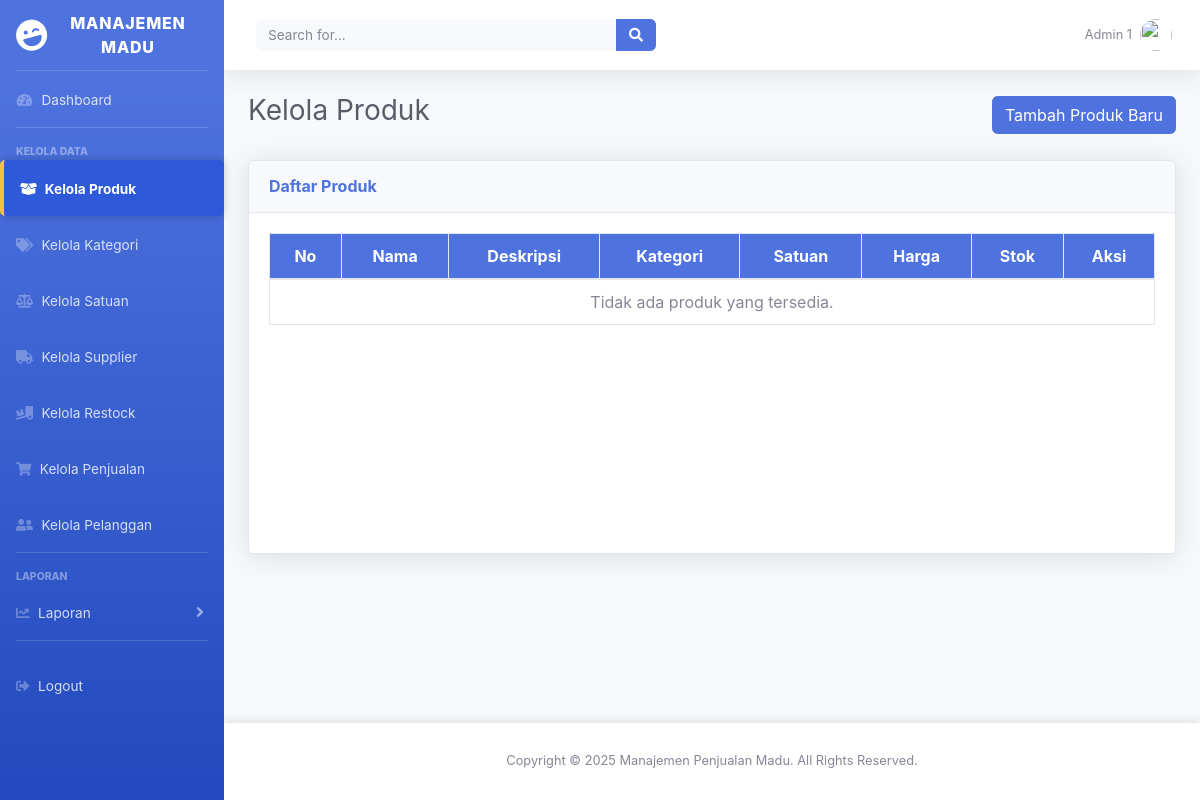
/views/admin/products.php?error=invalid_request (signed in), run on an earlier commit of the app's database.
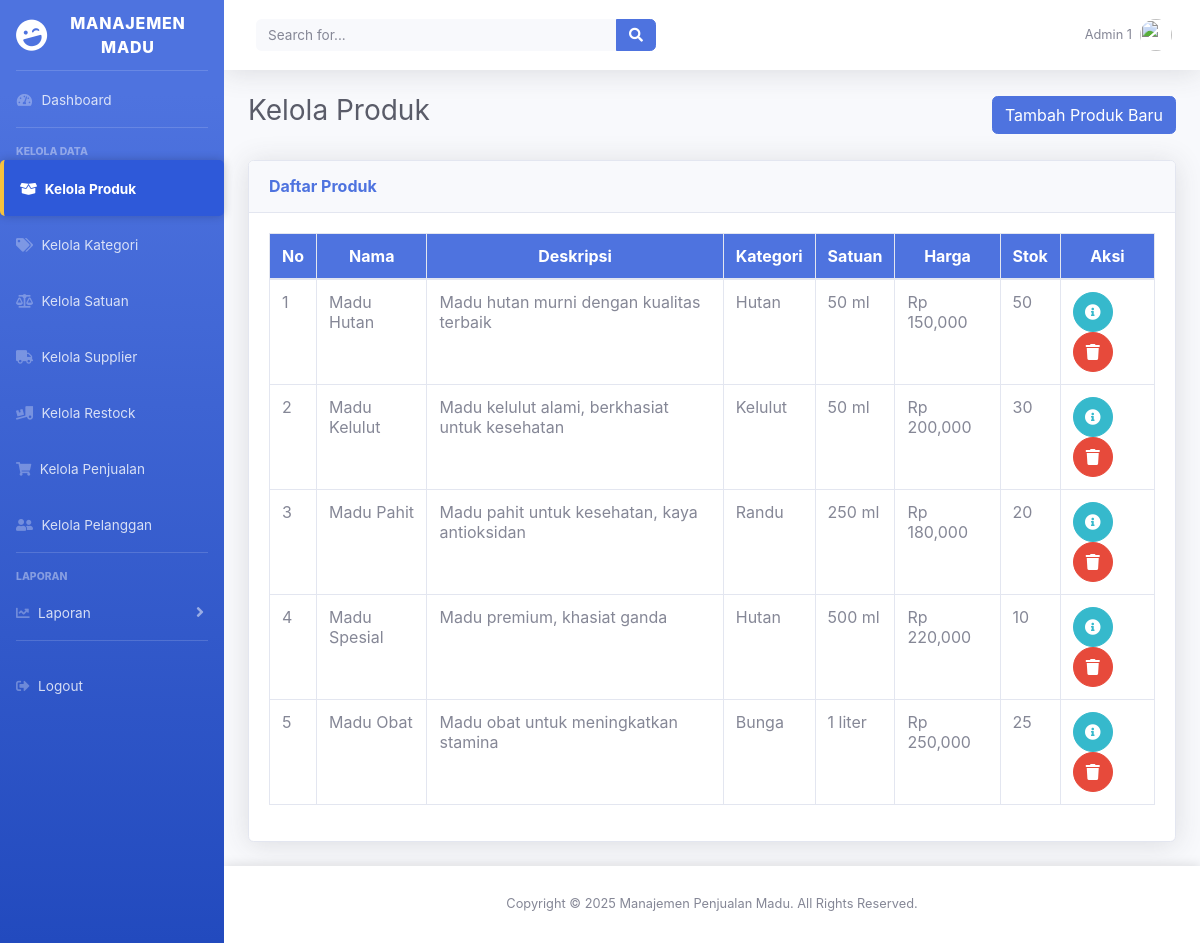
And on a later commit of the database.
### tables this page shows
CREATE TABLE IF NOT EXISTS `pengguna` (
  `id_pengguna` int NOT NULL AUTO_INCREMENT,
  `username` varchar(50) NOT NULL,
  `password` varchar(255) NOT NULL,
  `nama_lengkap` varchar(100) DEFAULT NULL,
  `email` varchar(100) DEFAULT NULL,
  `kontak` varchar(20) DEFAULT NULL,
  `role` enum('admin','karyawan') NOT NULL,
  PRIMARY KEY (`id_pengguna`),
  UNIQUE KEY `username` (`username`),
  UNIQUE KEY `email` (`email`)
);

CREATE TABLE IF NOT EXISTS `produk` (
  `id_produk` int NOT NULL AUTO_INCREMENT,
  `nama_produk` varchar(100) NOT NULL,
  `deskripsi` text,
  `id_kategori` int NOT NULL,
  `id_satuan` int NOT NULL,
  `harga` decimal(10,0) NOT NULL,
  `stok` int NOT NULL,
  `created_at` timestamp NULL DEFAULT CURRENT_TIMESTAMP,
  `updated_at` timestamp NULL DEFAULT CURRENT_TIMESTAMP ON UPDATE CURRENT_TIMESTAMP,
  PRIMARY KEY (`id_produk`),
  KEY `id_kategori` (`id_kategori`),
  KEY `id_satuan` (`id_satuan`),
  CONSTRAINT `produk_ibfk_1` FOREIGN KEY (`id_kategori`) REFERENCES `kategori` (`id_kategori`),
  CONSTRAINT `produk_ibfk_2` FOREIGN KEY (`id_satuan`) REFERENCES `satuan` (`id_satuan`)
);

CREATE TABLE IF NOT EXISTS `kategori` (
  `id_kategori` int NOT NULL AUTO_INCREMENT,
  `nama_kategori` varchar(100) NOT NULL,
  PRIMARY KEY (`id_kategori`)
);

CREATE TABLE IF NOT EXISTS `satuan` (
  `id_satuan` int NOT NULL AUTO_INCREMENT,
  `nama_satuan` varchar(50) NOT NULL,
  `deskripsi` text,
  `created_at` timestamp NULL DEFAULT CURRENT_TIMESTAMP,
  `updated_at` timestamp NULL DEFAULT CURRENT_TIMESTAMP ON UPDATE CURRENT_TIMESTAMP,
  PRIMARY KEY (`id_satuan`)
);

### models/UserModel.php (called while the page is built, shortened)
<?php
class UserModel {
    private $db;
    public function __construct($db) {
        $this->db = $db;
    }
    public function getUserById($id) {
        $query = "SELECT * FROM pengguna WHERE id_pengguna = :id";
        $stmt = $this->db->prepare($query);
        $stmt->bindParam(':id', $id, PDO::PARAM_INT);
        $stmt->execute();
        return $stmt->fetch(PDO::FETCH_ASSOC);
    }
}
?>

### controllers/ProductController.php (called while the page is built, shortened)
<?php
require_once __DIR__ . '/../models/ProductModel.php';
class ProductController
{
    private $productModel;
    public function __construct($db)
    {
        $this->db = $db;
        $this->productModel = new ProductModel($this->db);
    }
    public function showAllProducts()
    {
        try {
            return $this->productModel->getAllProducts();
        } catch (Exception $e) {
            return [];
        }
    }
    public function getAllCategories()
    {
        return $this->productModel->getAllCategories();
    }
    public function getAllSatuan()
    {
        return $this->productModel->getAllSatuan();
    }
}

### models/ProductModel.php (called while the page is built, shortened)
<?php
class ProductModel
{
    private $db;
    public function __construct($db)
    {
        $this->db = $db;
    }
    public function getAllProducts()
    {
        $query = "
            SELECT produk.*, kategori.nama_kategori, satuan.nama_satuan
            FROM produk
            LEFT JOIN kategori ON produk.id_kategori = kategori.id_kategori
            LEFT JOIN satuan ON produk.id_satuan = satuan.id_satuan
        ";
        $stmt = $this->db->prepare($query);
        $stmt->execute();
        return $stmt->fetchAll(PDO::FETCH_ASSOC);
    }
    public function getAllCategories()
    {
        $query = "SELECT * FROM kategori";
        $stmt = $this->db->prepare($query);
        $stmt->execute();
        return $stmt->fetchAll(PDO::FETCH_ASSOC);
    }
    public function getAllSatuan()
    {
        $query = "SELECT * FROM satuan";
        $stmt = $this->db->prepare($query);
        $stmt->execute();
        return $stmt->fetchAll(PDO::FETCH_ASSOC);
    }
}

### views/admin/products.php (the view, shortened to what this page needs)
<?php
require_once '../../controllers/ProductController.php';
require_once '../../models/UserModel.php';
$database = new Database();
$db = $database->getConnection();
$userModel = new UserModel($db);
$user = $userModel->getUserById($_SESSION['user_id']);
$productController = new ProductController($db);
$products = $productController->showAllProducts();
$categories = $productController->getAllCategories();
$satuan = $productController->getAllSatuan();
?>
<div id="wrapper">
    <?php
    $page = 'products';
    include '../layouts/sidebar.php';
    ?>
    <div id="content-wrapper" class="d-flex flex-column">
        <div id="content">
            <?php include '../layouts/header.php'; ?>
            <div class="container-fluid">
                <div class="d-flex justify-content-between align-items-center mb-4">
                    <h1 class="h3 text-gray-800">Kelola Produk</h1>
                    <a href="add_product.php" class="btn btn-primary">Tambah Produk Baru</a>
                </div>
                <div class="card shadow mb-4">
                    <div class="card-header py-3">
                        <h6 class="m-0 font-weight-bold text-primary">Daftar Produk</h6>
                    </div>
                    <div class="card-body">
                        <div class="table-responsive">
                            <table class="table table-bordered" id="dataTable" width="100%" cellspacing="0">
                                <thead>
                                    <tr>
                                        <th>No</th>
                                        <th>Nama</th>
                                        <th>Deskripsi</th>
                                        <th>Kategori</th>
                                        <th>Satuan</th>
                                        <th>Harga</th>
                                        <th>Stok</th>
                                        <th>Aksi</th>
                                    </tr>
                                </thead>
                                <tbody>
                                    <?php if (!empty($products)): ?>
                                        <?php $no = 1;
                                        ?>
                                        <?php foreach ($products as $product): ?>
                                            <tr>
                                                <td><?= $no++; ?></td>
                                                <td><?= htmlspecialchars($product['nama_produk']); ?></td>
                                                <td><?= htmlspecialchars($product['deskripsi']); ?></td>
                                                <td>
                                                    <?php
                                                    $categoryName = '';
                                                    foreach ($categories as $category) {
                                                        if ($category['id_kategori'] == $product['id_kategori']) {
                                                            $categoryName = $category['nama_kategori'];
                                                            break;
                                                        }
                                                    }
                                                    echo htmlspecialchars($categoryName);
                                                    ?>
                                                </td>
                                                <td>
                                                    <?php
                                                    $satuanName = '';
                                                    foreach ($satuan as $satuanItem) {
                                                        if ($satuanItem['id_satuan'] == $product['id_satuan']) {
                                                            $satuanName = $satuanItem['nama_satuan'];
                                                            break;
                                                        }
                                                    }
                                                    echo htmlspecialchars($satuanName);
                                                    ?>
                                                </td>
                                                <td>Rp <?= number_format($product['harga']); ?></td>
                                                <td><?= htmlspecialchars($product['stok']); ?></td>
                                                <td>
                                                    <a href="edit_product.php?id=<?= $product['id_produk']; ?>"
                                                        class="btn btn-info btn-circle">
                                                        <i class="fas fa-info-circle"></i>
                                                    </a>
                                                    <button class="btn btn-danger btn-circle"
                                                        onclick="confirmDelete(<?= $product['id_produk']; ?>)">
                                                        <i class="fas fa-trash"></i>
                                                    </button>
                                                </td>
                                            </tr>
                                        <?php endforeach; ?>
                                    <?php else: ?>
                                        <tr>
                                            <td colspan="8" class="text-center">Tidak ada produk yang tersedia.</td>
                                        </tr>
                                    <?php endif; ?>
                                </tbody>
                            </table>
                        </div>
                    </div>
                </div>
            </div>
        </div>
        <?php include '../layouts/footer.php'; ?>
    </div>
</div>

### views/layouts/sidebar.php (shortened to what this page needs)
<?php
$page = $page ?? '';
?>
<ul class="navbar-nav bg-gradient-primary sidebar sidebar-dark accordion" id="accordionSidebar">
    <a class="sidebar-brand d-flex align-items-center justify-content-center" href="../admin/dashboard.php">
        <div class="sidebar-brand-icon rotate-n-15">
            <i class="fas fa-laugh-wink"></i>
        </div>
        <div class="sidebar-brand-text mx-3">Manajemen Madu</div>
    </a>
    <hr class="sidebar-divider my-0">
    <li class="nav-item <?= ($page == 'dashboard') ? 'active' : '' ?>">
        <a class="nav-link" href="../admin/dashboard.php">
            <i class="fas fa-fw fa-tachometer-alt"></i>
            <span>Dashboard</span>
        </a>
    </li>
    <hr class="sidebar-divider">
    <div class="sidebar-heading">Kelola Data</div>
    <li class="nav-item <?= ($page == 'products') ? 'active' : '' ?>">
        <a class="nav-link" href="../admin/products.php">
            <i class="fas fa-box-open"></i>
            <span>Kelola Produk</span>
        </a>
    </li>
    <li class="nav-item <?= ($page == 'categories') ? 'active' : '' ?>">
        <a class="nav-link" href="../admin/categories.php">
            <i class="fas fa-tags"></i>
            <span>Kelola Kategori</span>
        </a>
    </li>
    <li class="nav-item <?= ($page == 'satuan') ? 'active' : '' ?>">
        <a class="nav-link" href="../admin/satuan.php">
            <i class="fas fa-balance-scale"></i>
            <span>Kelola Satuan</span>
        </a>
    </li>
    <li class="nav-item <?= ($page == 'suppliers') ? 'active' : '' ?>">
        <a class="nav-link" href="../admin/suppliers.php">
            <i class="fas fa-truck"></i>
            <span>Kelola Supplier</span>
        </a>
    </li>
    <li class="nav-item <?= ($page == 'restock') ? 'active' : '' ?>">
        <a class="nav-link" href="../admin/restock.php">
            <i class="fas fa-truck-loading"></i>
            <span>Kelola Restock</span>
        </a>
    </li>
    <li class="nav-item <?= ($page == 'sales') ? 'active' : '' ?>">
        <a class="nav-link" href="../admin/sales.php">
            <i class="fas fa-shopping-cart"></i>
            <span>Kelola Penjualan</span>
        </a>
    </li>
    <li class="nav-item <?= ($page == 'customers') ? 'active' : '' ?>">
        <a class="nav-link" href="../admin/customers.php">
            <i class="fas fa-user-friends"></i>
            <span>Kelola Pelanggan</span>
        </a>
    </li>
    <hr class="sidebar-divider">
    <div class="sidebar-heading">Laporan</div>
    <li class="nav-item">
        <a class="nav-link collapsed" href="#" data-toggle="collapse" data-target="#collapseReports"
            aria-expanded="true" aria-controls="collapseReports">
            <i class="fas fa-chart-line"></i>
            <span>Laporan</span>
        </a>
    </li>
    <hr class="sidebar-divider">
    <li class="nav-item">
        <a class="nav-link" href="../auth/logout.php">
            <i class="fas fa-sign-out-alt"></i>
            <span>Logout</span>
        </a>
    </li>
</ul>

### views/layouts/header.php (shortened to what this page needs)
<!DOCTYPE html>
<html lang="en">
<head>
    <link rel="stylesheet" href="../../assets/css/custom.css">
    <link rel="stylesheet" href="../../assets/vendor/datatables/dataTables.bootstrap4.min.css">
    <link rel="stylesheet" href="../../assets/css/sb-admin-2.min.css">
    <link rel="stylesheet" href="../../assets/vendor/fontawesome-free/css/all.min.css">
</head>
<body>
    <nav class="navbar navbar-expand navbar-light bg-white topbar mb-4 static-top shadow">
        <form class="d-none d-sm-inline-block form-inline mr-auto ml-md-3 my-2 my-md-0 mw-100 navbar-search">
            <div class="input-group">
                <input type="text" class="form-control bg-light border-0 small" placeholder="Search for..."
                    aria-label="Search" aria-describedby="basic-addon2">
                <div class="input-group-append">
                    <button class="btn btn-primary" type="button">
                        <i class="fas fa-search fa-sm"></i>
                    </button>
                </div>
            </div>
        </form>
        <ul class="navbar-nav ml-auto">
            <li class="nav-item dropdown no-arrow">
                <a class="nav-link dropdown-toggle" href="#" id="userDropdown" role="button" data-toggle="dropdown" aria-haspopup="true" aria-expanded="false">
                    <span class="mr-2 d-none d-lg-inline text-gray-600 small">
                        <?= isset($user['nama_lengkap']) ? $user['nama_lengkap'] : 'Guest'; ?>
                    </span>
                    <img class="img-profile rounded-circle" src="../../assets/images/default-profile.png">
                </a>
            </li>
        </ul>
    </nav>

### views/layouts/footer.php (shortened to what this page needs)
<footer class="sticky-footer bg-white">
    <div class="container my-auto">
        <div class="copyright text-center my-auto">
            <span>Copyright &copy; <?= date("Y"); ?> Manajemen Penjualan Madu. All Rights Reserved.</span>
        </div>
    </div>
</footer>

### assets/css/custom.css (style rules this page uses)
.nav-item.active > .nav-link { background-color: #2e59d9; color: white; font-weight: bold; border-left: 4px solid #f6c23e; border-radius: 5px; box-shadow: 0 0 10px rgba(0, 0, 0, 0.2); }
.sidebar-heading { text-transform: uppercase; font-weight: bold; font-size: 0.85rem; color: #d1d3e2; }
.sticky-footer { position: fixed; bottom: 0; width: 100%; background-color: #f8f9fc; padding: 15px 0; text-align: center; font-size: 0.9rem; color: #858796; }
.btn { border-radius: 5px; }
table thead th { background-color: #4e73df; color: white; text-align: center; }
html, body { height: 100%; }
#content-wrapper { display: flex; flex-direction: column; min-height: 100vh; }
.container-fluid { flex: 1; }
.sticky-footer { position: relative; bottom: 0; width: 100%; background-color: #f8f9fc; padding: 15px 0; text-align: center; font-size: 0.9rem; color: #858796; box-shadow: 0 -2px 10px rgba(0, 0, 0, 0.1); }
.table-responsive { overflow-x: auto; min-height: 300px; }
.card { transition: all 0.3s ease-in-out; }
.btn-info { background-color: #17a2b8; border-color: #17a2b8; }
.btn-danger { background-color: #dc3545; border-color: #dc3545; }

What changed in the data, as far as the page shows it:
added produk: nama_produk "Madu Hutan", deskripsi "Madu hutan murni dengan kualitas terbaik", id_kategori.nama_kategori "Hutan", id_satuan.nama_satuan "50 ml", harga "150,000", stok "50"
added produk: nama_produk "Madu Kelulut", deskripsi "Madu kelulut alami, berkhasiat untuk kesehatan", id_kategori.nama_kategori "Kelulut", id_satuan.nama_satuan "50 ml", harga "200,000", stok "30"
added produk: nama_produk "Madu Pahit", deskripsi "Madu pahit untuk kesehatan, kaya antioksidan", id_kategori.nama_kategori "Randu", id_satuan.nama_satuan "250 ml", harga "180,000", stok "20"
added produk: nama_produk "Madu Spesial", deskripsi "Madu premium, khasiat ganda", id_kategori.nama_kategori "Hutan", id_satuan.nama_satuan "500 ml", harga "220,000", stok "10"
added produk: nama_produk "Madu Obat", deskripsi "Madu obat untuk meningkatkan stamina", id_kategori.nama_kategori "Bunga", id_satuan.nama_satuan "1 liter", harga "250,000", stok "25"
Also different on the page:
text no longer shown: "Tidak ada produk yang tersedia."
